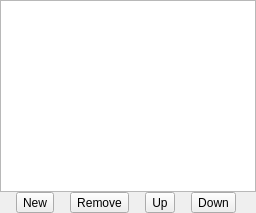
  <widget class="QDockWidget" name="dockWidgetLayers">
   <property name="windowTitle">
    <string>Layers</string>
   </property>
   <attribute name="dockWidgetArea">
    <number>1</number>
   </attribute>
   <widget class="QWidget" name="dockWidgetContents">
    <layout class="QVBoxLayout" name="verticalLayout_2">
     <property name="spacing">
      <number>0</number>
     </property>
     <property name="leftMargin">
      <number>0</number>
     </property>
     <property name="topMargin">
      <number>0</number>
     </property>
     <property name="rightMargin">
      <number>0</number>
     </property>
     <property name="bottomMargin">
      <number>0</number>
     </property>
     <item>
      <widget class="QTableWidget" name="tableWidget"/>
     </item>
     <item>
      <layout class="QHBoxLayout" name="horizontalLayout">
       <item>
        <widget class="QToolButton" name="toolButton_3">
         <property name="text">
          <string>New</string>
         </property>
        </widget>
       </item>
       <item>
        <widget class="QToolButton" name="toolButton_2">
         <property name="text">
          <string>Remove</string>
         </property>
        </widget>
       </item>
       <item>
        <widget class="QToolButton" name="toolButton">
         <property name="text">
          <string>Up</string>
         </property>
        </widget>
       </item>
       <item>
        <widget class="QToolButton" name="toolButton_4">
         <property name="text">
          <string>Down</string>
         </property>
        </widget>
       </item>
      </layout>
     </item>
    </layout>
   </widget>
  </widget>
